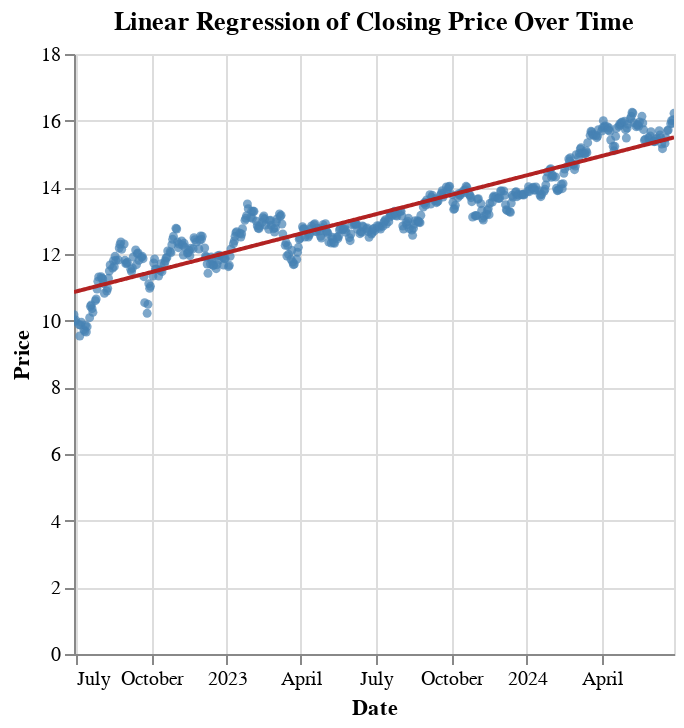

The notebook cell saved with this chart:
### Code cell
combined_chart

### Figure 1 — Vega-Lite specification as saved in the notebook (floating-point values rounded to 4 significant figures; data arrays with more than 128 entries replaced by an {"elided": "..."} marker saying what was removed)
{"config": {"view": {"continuousWidth": 300, "continuousHeight": 300}}, "layer": [{"mark": {"type": "circle", "size": 20}, "encoding": {"color": {"value": "steelblue"}, "tooltip": [{"field": "Time", "type": "temporal"}, {"field": "Closing Price", "title": "Closing Price", "type": "quantitative"}, {"field": "Predicted Closing Price", "title": "Predicted", "type": "quantitative"}], "x": {"axis": {"title": "Date"}, "field": "Time", "type": "temporal"}, "y": {"axis": {"title": "Price"}, "field": "Closing Price", "type": "quantitative"}}, "name": "view_2", "title": "Linear Regression of Closing Price Over Time"}, {"mark": {"type": "line", "color": "firebrick"}, "encoding": {"tooltip": [{"field": "Time", "type": "temporal"}, {"field": "Closing Price", "title": "Closing Price", "type": "quantitative"}, {"field": "Predicted Closing Price", "title": "Predicted", "type": "quantitative"}], "x": {"axis": {"title": "Date"}, "field": "Time", "type": "temporal"}, "y": {"field": "Predicted Closing Price", "type": "quantitative"}}, "title": "Linear Regression of Closing Price Over Time"}], "data": {"name": "data-cfe9d0a24c1a5c6273314e2e33cc0f3d"}, "params": [{"name": "param_2", "select": {"type": "interval", "encodings": ["x", "y"]}, "bind": "scales", "views": ["view_2"]}], "$schema": "https://vega.github.io/schema/vega-lite/v5.17.0.json", "datasets": {"data-cfe9d0a24c1a5c6273314e2e33cc0f3d": {"elided": "503 records"}}}
